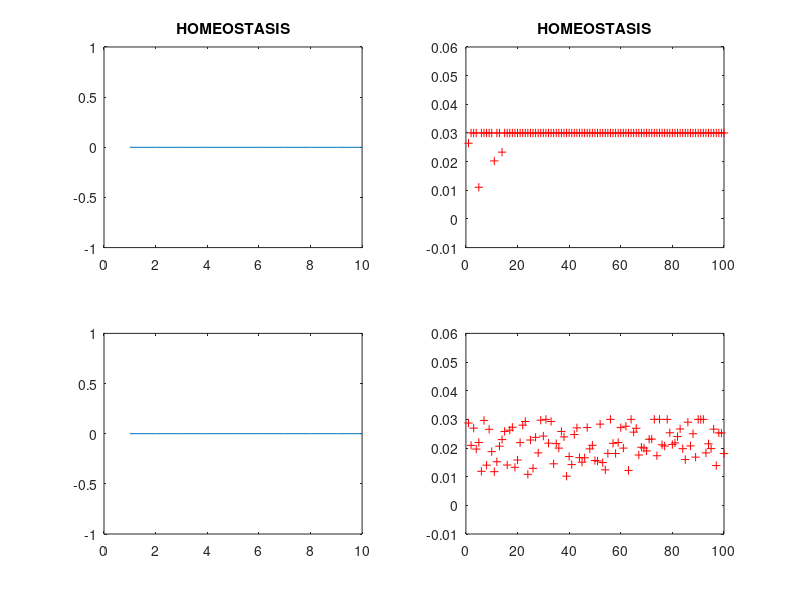

Recreate this plot in MATLAB.
%% FINAL EXAM: Colleen Chen 
%  
% [ ]  FIRST try to make the STDP + Homeostasis learning rule work with
%       non random stimulus.  
% ( ) alpha- homeostatic scaling factor??  
% ( ) R average firing rate of the postsynpatic neuron j
% ( ) gamma- tuning factor =50
%

clear all
close all
clc

% ADD NEW homeostatic variables: 
alpha = 100; % homeostatic scaling factor? (not given) 
R = 0; % average firing rate of postsynaptic neuron j = OUTPUT neuron 
T = 5000 ; % ms. %T=5 SECONDS. time scale over which the firing rate of the postsunaptic  neuron was averaged 
Rtarget= 35; % 35 Hz target firing rate 
gamma = 50; % homeostasis tuning factor 

% ( alpha * S1(i)* (1-(R1/ Rtarget) ) + ( LTP1(i)+LTD1(i) )  )

Ne=100;       Ni=0;     Nout=1;
N = Ne + Ni;

% parameters of the excitatory RS Izzy neuron 
a= 0.02;
b= 0.2;
c= -65;
d= 8;

% S contains the weights ordered from, to
% initialize weights according to network1 configuration 
% IMPLEMENT A all-to-one connections 
S1 = zeros(N,1); 
aa=.01; bb=.03;
for i = 1:N
    for j = 1:Nout
        S1(i,j) = (aa + (bb-aa).*rand(1,1) ) ; %.* 1000;  
    end
end

% STDP lists for LTD and LTP weight changes
LTP1(1:Ne, 1:Nout) = 0;    % ordered from, to
LTD1(1:Ne, 1:Nout) = 0;    % ordered from, to

% STDP parameters
A_plus = 0.0002;
A_minus = 0.000066;
t_plus = 20;
t_minus = 60;

wmin = 0;
wmax = 0.03;

Time=10;  % conveninetly, both simulation seconds and timestep ms 

% there is only 1 v 
v1 = -65 ;
u1 = b*v1;  % Initial values of u

fr1 = zeros(Time,1); % FIRING RATE keeps track of how many cycles per second output neuron fired 
spikes1 = zeros(N,Time); % input POISSON spikes into the system 
I1=zeros(N,1); 

% keep track of the time steps when the poisson spiked. 
lambda=[0.2:0.2:20]; % mean Firing Rate of poisson neurons 
% this would be the value of pixels, all 28*28 values. W= (64) izzy neuron
% would have 784 weights [784, 64]
% H= firing rate of 64 neurons  [64, 1] 
% [784,64] * [64,1] = [784, 1] image 
for i=1:N
   for t=1:1000
      xrand = rand(1);
      % this is generating 'tau' the interspike intervals 
      spikes1(i,t+1) =  spikes1(i,t) - ( log(xrand)/lambda(i) )*1000 ;
   end
end
spikes1 = ceil(spikes1);

for sec = 1:Time  % 1000 simulation seconds 
    disp(sec);
    vfired1=[]; 
    % this gets reset at every second loop 
    for t=1:1000          % simulation of 1000 ms
        
        for i=1:N
                if v1 >=30 
                    fr1(sec)=fr1(sec)+1;
                    v1 = c;
                    u1 = u1 + d;
                    vfired1 = [vfired1; t]; % v neuron fired at t 
                    disp('vfired!')
                
                    S1(i) = (alpha * S1(i) * (1- (R/Rtarget)) + LTD1(i)) * ( R/ (T*(1+abs(1-(R/Rtarget)))*gamma) );  
    %                 S1(i) = max(wmin, S1(i) + LTD1(i)); % LTD to weights that connect to all exc from i
                    S1(i) = max(wmin, S1(i) );
                    LTD1(i) = A_minus;  % set max LTD to i from all exc
                end
                R = fr1(sec)+1; 
                
                Ifired1 = find(spikes1(i,1:Time+1)==t); % the t indices of ith poisson that fired 
                if ~isempty(Ifired1) 
%                         disp('Ifired!')
                        I1(i) = I1(i) + S1(i);  %*length(fired) ; % If at this timestep, neuron i spiked, then add input and synaptic weight
                        S1(i) = (100000000 * S1(i) * (1-(R/Rtarget)) + LTP1(i) ) * ( R/ (T*(1+ abs(1- R/Rtarget)*gamma)) ); 
%                         S1(i) = min(wmax, S1(i)+ LTP1(i)); % LTP to weights that connect to i from all exc 
                        S1(i) = min(wmax, S1(i));
                        LTP1(i) = A_plus;   % set max LTP to all exc from i          
                end
        v1 = v1 + 0.5*(0.04* v1^2 +5*v1 +140 -u1 + I1(i) );
        v1 = v1 + 0.5*(0.04* v1^2 +5*v1 +140 -u1 + I1(i) );
        u1 = u1 + a.*(b.*v1-u1);
    
        end % i neuron loop 
         % exponentially decay LTD and LTP based on time constants
        LTP1 = LTP1 - LTP1/t_plus;
        LTD1 = LTD1 - LTD1/t_minus;
        
    end % t ms loop
    
end % loop: Time second 

% figure
subplot(2,2,1)
plot((1:Time), fr1./T) % time, firing rate
title('HOMEOSTASIS')
% figure
subplot(2,2,2)
plot((1:100),S1,'+r')    % synapse ID number, synaptic strength 
title('HOMEOSTASIS')
ylim([-0.01 0.06])    


% Standard Izzy STDP 
% FIRST NETWORK CONFIG WITHOUT HOMEOSTASIS: 
% IMPLEMENT A all-to-one connections: 

S = zeros(N,1); % [poisson neurons 100 x 1 izzy output neuron] 
aa=.01; bb=.03;
for i = 1:N
        S(i) = (aa + (bb-aa).*rand(1,1) ) ; % Synaptic weights 100 x 1 outputNeuron 
end

% STDP lists for LTD and LTP weight changes
LTP(1:Ne, 1:Nout) = 0;    % ordered from, to
LTD(1:Ne, 1:Nout) = 0;    % ordered from, to

% there is only 1 v 
v = -65; 
u = b*v;  % Initial values of u

fr = zeros(Time,1); % FIRING RATE keeps track of how many cycles per second output neuron fired 
spikes = zeros(N,Time); % input POISSON spikes into the system 
fired=[];
I=zeros(N,1); 
% nspikes = zeros(N,1);

lambda=[0.2:0.2:20]; % mean Firing Rate of poisson neurons 
for i=1:N
   for t=1:1000 % I guess this is looping through the Time trials from 1:1000 SECONDS
      xrand = rand(1);
      % this is generating 'tau' the interspike intervals 
      spikes(i,t+1) =  spikes(i,t) - ( log(xrand)/lambda(i) )*1000 ; % generate 1000 spikes per neuron in SECONDs  
   end
end
spikes = ceil(spikes); % these are the spike times in ms.  

for sec = 1:Time  % 1000 simulation seconds 
    disp(sec);
    vfired=[]; 
    
    for t=1:1000 %1000          % simulation of 1000 ms
       
        for i = 1:N  % this loops through the poisson input NEURONS 
          
            if v >=30
                fr(sec)=fr(sec)+1;
                v = c;
                u = u + d;   
                vfired = [vfired; t]; % v neuron fired at t 
                 disp('vfired!')
                S(i) = max(wmin, S(i) + LTD(i)); % LTD to weights that connect to all exc from i
                LTD(i) = A_minus;  % set max LTD to i from all exc
            end 
            
                Ifired = find(spikes(i,1:Time+1)==t); % the t indices of ith poisson that fired 
                if ~isempty(Ifired) 
                        I(i) = I(i) + S(i);  %*length(fired) ; % If at this timestep, neuron i spiked, then add input and synaptic weight
                       
                        S(i) = min(wmax, S(i)+ LTP(i)); % LTP to weights that connect to i from all exc 
                        LTP(i) = A_plus;   % set max LTP to all exc from i          
                end
             v = v + 0.5* (0.04 * v^2 + 5*v + 140 -u + I(i) );
             v = v + 0.5*(0.04 * v^2 + 5*v + 140 -u + I(i) );       
             u = u + a*(b*v -u ); 
        end % poissonNeuron i loop
        LTP = LTP - LTP/t_plus;
        LTD = LTD - LTD/t_minus;
    end % end of t ms loop    
    
end % end of Time s loop 

% figure
subplot(2,2,3)
plot([1:Time], fr./5 ) % time, firing rate
% figure
subplot(2,2,4)
plot([1:100],S,'+r')    % synapse ID number, synaptic strength 
ylim([-0.01 0.06])    

%%
% Neuron network setup:
%   100 poisson spiking neurons
%   Excitatory Izhekevich regular spiking (RS)
%   Inhibitory fast spiking (FS)
%   delay: 1ms 
%   initial weights: randn()/uniform distribution [.01 .03]
%   STDP paramters: 
%       apre, apost, taupre, taupost 
% 
% 
% synaptic weights
% firing rates
% target homeostatsis firing rate: 35hz 
% 
% Homeostasis & STDP Learning rule:   
% 
% weight update
% 
% 
% 
% 
% poisson_spikes = zeros(N,1000); 
% poisson_spikes(1,1)=0;
% for n=1:100
%    for t=1:1000-1
%        xrand = rand(1);
%       poisson_spikes(n,t+1) =  poisson_spikes(n,t) - log(xrand)/lambda(i) ;
% %       fired = find(poisson_spikes>xrand); 
%    end
% end
% 
%  
% % 
% % 
% % % 
% for i = 1:N
% poisson_spikes(i,:) = poissrnd( lambda(i),1,1000 );
% end
% 
% % 
% 
